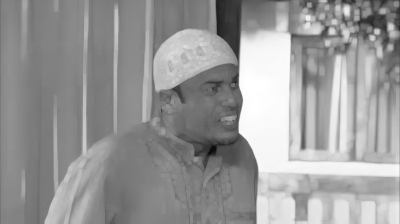
#> input picture spatial-filters/function/output/max_20250423_105458.png, 400 x 224 px; its folder holds 4 pictures in this run
$ python main.py
#> lines starting #> are read from the running program, lines starting #| are printed output that depends on the picture
from PIL import Image
import numpy as np
import matplotlib.pyplot as plt
import os
from datetime import datetime
from tkinter import filedialog
import tkinter as tk
import math

# Membuat direktori output jika belum ada
os.makedirs("output", exist_ok=True)

def tampilkan_menu():
    """Menampilkan menu transformasi"""
    print("\n=== MENU TRANSFORMASI PIXEL ===")
    print("1. Power Law Transformation")
    print("2. Log Transformation")
    print("3. Contrast Stretching")
    print("4. Histogram Equalization")
    print("0. Keluar")

def pilih_gambar():
    """Fungsi untuk memilih file gambar menggunakan dialog"""
    root = tk.Tk()
    root.withdraw()

    file_path = filedialog.askopenfilename(
        title="Pilih Gambar",
        filetypes=[("File Gambar", "*.png *.jpg *.jpeg *.bmp *.gif")]
    )
#> the answer given: ../../spatial-filters/function/output/max_20250423_105458.png
#> the answer given: 1
#> in terapkan_transformasi, img is the input picture: PIL image 400x224 L; min 7, max 255, mean 152.7
#> the answer given: 1

    return file_path

def tampilkan_gambar_dan_histogram(img_array, transformed_array, title_original, title_transformed):
    """Menampilkan gambar asli dan hasil transformasi beserta histogram dan CDF"""
#> called with title_original = 'Gambar Asli', title_transformed = 'Power Law Transformation (gamma=1.0)'
    plt.figure(figsize=(12, 6))

    # Gambar asli
    plt.subplot(2, 2, 1)
    plt.imshow(img_array, cmap='gray')
    plt.title(title_original)
    plt.axis('off')

    # Histogram dan CDF asli
    plt.subplot(2, 2, 2)
    hist_orig, bins_orig = np.histogram(img_array.ravel(), bins=256, range=[0, 256])
#> hist_orig = 256 values, max 2234 at index 124, min 0 at index 0, mean 350; bins_orig = 257 values from 0 to 256
    cdf_orig = hist_orig.cumsum()
#> cdf_orig = 256 values from 0 to 89600
    ax1 = plt.gca()
    ax1.bar(bins_orig[:-1], hist_orig, width=1, color='gray', alpha=0.5, label='Histogram')
    ax2 = ax1.twinx()
    ax2.plot(cdf_orig, color='red', label='CDF')
    plt.title(f"Histogram dan CDF {title_original}")
    lines1, labels1 = ax1.get_legend_handles_labels()
    lines2, labels2 = ax2.get_legend_handles_labels()
    ax1.legend(lines1 + lines2, labels1 + labels2, loc='upper left')

    # Gambar hasil transformasi
    plt.subplot(2, 2, 3)
    plt.imshow(transformed_array, cmap='gray')
    plt.title(title_transformed)
    plt.axis('off')

    # Histogram dan CDF hasil transformasi
    plt.subplot(2, 2, 4)
    hist_trans, bins_trans = np.histogram(transformed_array.ravel(), bins=256, range=[0, 256])
#> hist_trans = 256 values, max 2508 at index 138, min 0 at index 0, mean 350; bins_trans = 257 values from 0 to 256
    cdf_trans = hist_trans.cumsum()
#> cdf_trans = 256 values from 0 to 89600
    ax1 = plt.gca()
    ax1.bar(bins_trans[:-1], hist_trans, width=1, color='black', alpha=0.5, label='Histogram')
    ax2 = ax1.twinx()
    ax2.plot(cdf_trans, color='red', label='CDF')
    plt.title(f"Histogram dan CDF {title_transformed}")
    lines1, labels1 = ax1.get_legend_handles_labels()
    lines2, labels2 = ax2.get_legend_handles_labels()
    ax1.legend(lines1 + lines2, labels1 + labels2, loc='upper left')

    plt.tight_layout()
    plt.show()
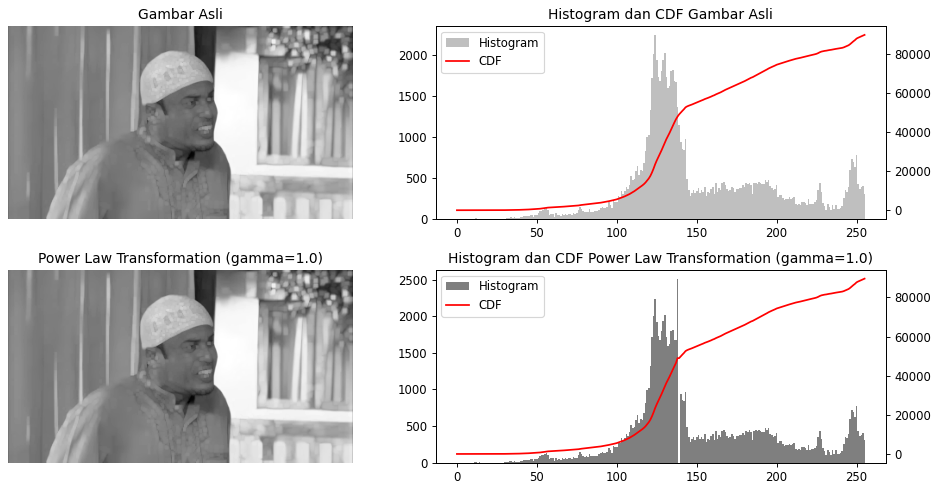
#> figure drawn by matplotlib, 6 panels; panel 2: tallest bar 2234 high, from x = 123.5 to 124.5; panel 3: curve peaks at x = 255, y = 89600; panel 5: tallest bar 2508 high, from x = 137.5 to 138.5; panel 6: curve peaks at x = 255, y = 89600

def power_law_transform(img_array, gamma=1.0):
    """Menerapkan power law transformation"""
    # Normalize the image to [0,1]
    normalized = img_array / 255.0
    # Apply power law transformation
    transformed = np.power(normalized, gamma)
    # Scale back to [0,255]
    transformed = (transformed * 255).astype(np.uint8)
    return transformed

# [79 lines left out: functions log_transform, contrast_stretching, histogram_equalization, not called in this run]

def terapkan_transformasi(image_path, transform_type):
    """Menerapkan transformasi piksel ke gambar"""
    try:
        # Membuka dan mengubah gambar ke grayscale
        img = Image.open(image_path).convert('L')
        img_array = np.array(img)

        # Mengambil tanggal dan waktu saat ini untuk nama file
        current_date = datetime.now().strftime("%Y%m%d_%H%M%S")

        # Menerapkan transformasi sesuai jenis
        if transform_type == 1:  # Power Law
            gamma = float(input("Masukkan nilai gamma (0.1-3.0): "))
            transformed_array = power_law_transform(img_array, gamma)
            title_original = "Gambar Asli"
            title_transformed = f'Power Law Transformation (gamma={gamma})'
            output_name = f"power_law_{current_date}.png"
            tampilkan_gambar_dan_histogram(img_array, transformed_array, title_original, title_transformed)

        elif transform_type == 2:  # Log Transformation
            transformed_array = log_transform(img_array)
            title_original = "Gambar Asli"
            title_transformed = 'Log Transformation'
            output_name = f"log_transform_{current_date}.png"
            tampilkan_gambar_dan_histogram(img_array, transformed_array, title_original, title_transformed)

        elif transform_type == 3:  # Contrast Stretching
            transformed_array = contrast_stretching(img_array)
            title_original = "Gambar Asli"
            title_transformed = 'Contrast Stretching'
            output_name = f"contrast_stretching_{current_date}.png"
            tampilkan_gambar_dan_histogram(img_array, transformed_array, title_original, title_transformed)

        else:  # Histogram Equalization
            transformed_array = histogram_equalization(img_array)
            title_original = "Gambar Asli"
            title_transformed = 'Histogram Equalization'
            output_name = f"histogram_equalization_{current_date}.png"
            tampilkan_gambar_dan_histogram(img_array, transformed_array, title_original, title_transformed)

        transformed_img = Image.fromarray(transformed_array)

        # Menyimpan gambar hasil transformasi
        output_path = f"output/{output_name}"
        transformed_img.save(output_path)

        print(f"\nTransformasi berhasil dilakukan!")
        print(f"Gambar hasil disimpan di: {output_path}")

        return True

    except Exception as e:
        print(f"\nTerjadi kesalahan: {str(e)}")
        return False

def main():
    print("Selamat datang di Alat Transformasi Piksel")

    # Meminta pengguna untuk memilih gambar terlebih dahulu
    print("\nSilakan pilih gambar yang ingin ditransformasi:")
    image_path = pilih_gambar()

    if not image_path:
        print("Tidak ada gambar yang dipilih. Program dihentikan.")
        return

    print(f"Gambar yang dipilih: {image_path}")

    while True:
        tampilkan_menu()

        choice = input("Pilih opsi (1-4, atau 0): ")

        if choice == '0':
            print("\nTerima kasih telah menggunakan Alat Transformasi Piksel!")
            break

        elif choice in ['1', '2', '3', '4']:
            success = terapkan_transformasi(image_path, int(choice))

            if success:
                change = input("\nApakah Anda ingin memilih gambar baru? (y/n): ")
#> the answer given: y
                if change.lower() == 'y':
                    image_path = pilih_gambar()
#> the answer given: ../../spatial-filters/function/output/median_20250423_105514.png
                    if not image_path:
                        print("Tidak ada gambar yang dipilih.")
                        break
                    print(f"Gambar yang dipilih: {image_path}")
        else:
            print("\nPilihan tidak valid. Silakan coba lagi.")
#> pass 2 of the loop in main, `while True:`:
#> the answer given: 1
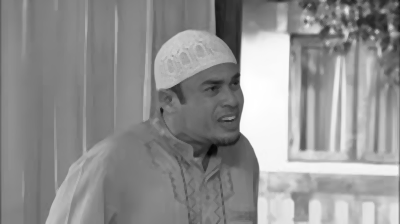
#> input picture spatial-filters/function/output/median_20250423_105514.png, 400 x 224 px
#> in terapkan_transformasi, img is the input picture: PIL image 400x224 L; min 5, max 255, mean 145
#> the answer given: 1
#> hist_orig = 256 values, max 2252 at index 124, min 0 at index 0, mean 350
#> hist_trans has the same summary as hist_orig
#> in tampilkan_gambar_dan_histogram (call 2), `plt.show()`:
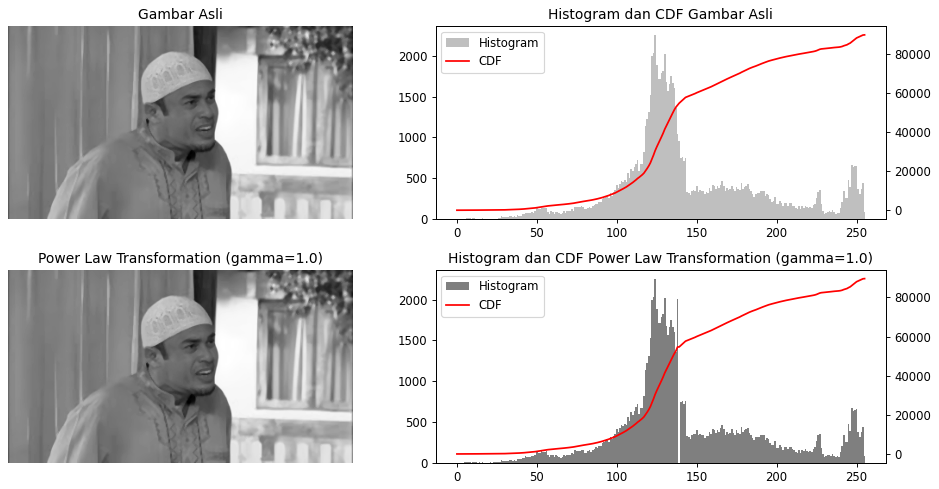
#> figure drawn by matplotlib, 6 panels; panel 2: tallest bar 2252 high, from x = 123.5 to 124.5; panel 3: curve peaks at x = 255, y = 89600; panel 5: tallest bar 2252 high, from x = 123.5 to 124.5; panel 6: curve peaks at x = 255, y = 89600
#> the answer given: y
#> the answer given: ../../spatial-filters/function/output/min_20250423_105511.png

if __name__ == "__main__":
#> (the run stopped early here; a loop or call above may not have finished)
